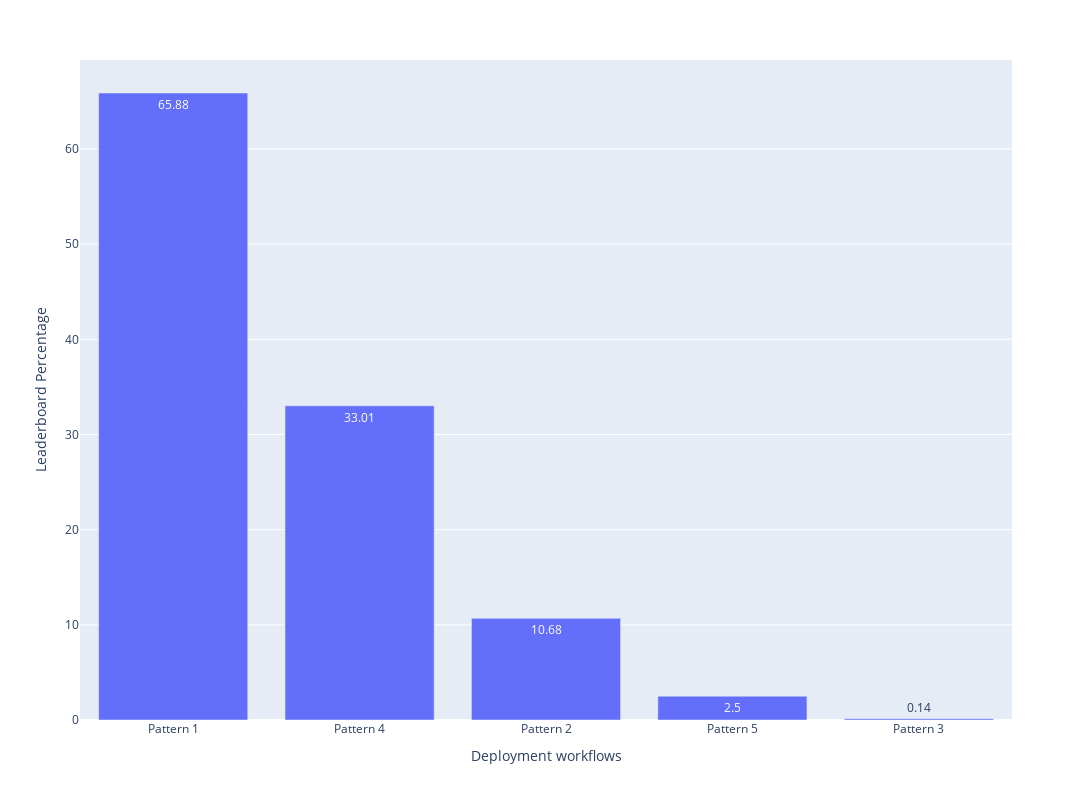

This figure's notebook cell:
### Code cell
df = pd.read_csv(path_meta / "leaderboard_processed.csv")
df["Development workflows"] = df["Development workflows"].apply(ast.literal_eval)

# df = df[df['Development workflows'].map(len) > 0]
df_workflow = df.explode("Development workflows")
df_workflow = (
    df_workflow.groupby("Development workflows").size().reset_index(name="Frequency")
)
df_workflow["Development workflows"] = df_workflow["Development workflows"].apply(
    lambda x: f"Pattern {x}" if x != "Unknown" else x
)
df_workflow.sort_values(by="Frequency", ascending=False, inplace=True)
df_workflow["Weight"] = 1

print(
    f"{df_workflow['Development workflows'].iloc[0]} is the most prevalent ({df_workflow['Frequency'].iloc[0]} out of {len(df)}) workflow patterns that accounts for {round(df_workflow['Frequency'].iloc[0]/len(df)*100,2)}%."
)
df_pwc = df[df["Platforms"].str.contains("pwc")]
print(
    f"There are {round(len(df[df['Development workflows'].map(len) > 1])/len(df)*100,2)}% ({len(df[df['Development workflows'].map(len) > 1])} out of {len(df)}) non-PWC leaderboards with multiple workflow patterns."
)
print(
    f'In {df_workflow["Development workflows"].iloc[0]}, {round(len(df_pwc)/df_workflow["Frequency"].iloc[0]*100,2)}% ({len(df_pwc)} out of {df_workflow["Frequency"].iloc[0]}) of the leaderboards are hosted on Papers With Code.'
)

statistics = {
    "Distribution": "Leaderboards across Workflow Patterns",
    "Mean": np.mean(df_workflow["Frequency"]),
    "Median": np.median(df_workflow["Frequency"]),
    "IQR": df_workflow["Frequency"].quantile(0.75)
    - df_workflow["Frequency"].quantile(0.25),
    "Gini Coefficient": ineqpy.inequality.gini(
        data=df_workflow[df_workflow["Development workflows"] != "Unknown"],
        income="Frequency",
        weights="Weight",
    ),
}
if os.path.exists(path_meta / "leaderboard_statistics.csv"):
    df_statistics = pd.read_csv(path_meta / "leaderboard_statistics.csv")
else:
    df_statistics = pd.DataFrame()
df_statistics = pd.concat(
    [df_statistics, pd.DataFrame([statistics])], ignore_index=True
)
df_statistics.drop_duplicates(subset=["Distribution"], keep="last", inplace=True)
df_statistics.sort_values(by="Distribution", inplace=True)
df_statistics.to_csv(path_meta / "leaderboard_statistics.csv", index=False)

df_workflow = df_workflow[df_workflow["Development workflows"] != "Unknown"]
df_workflow["Ratio"] = round(df_workflow["Frequency"] / len(df) * 100, 2)
fig = px.bar(
    x=df_workflow["Development workflows"],
    y=df_workflow["Ratio"],
    text_auto=True,
    labels={"x": "Deployment workflows", "y": "Leaderboard Percentage"},
)
fig.update_layout(
    width=1200,  # Set the width of the figure
    height=800,  # Set the height of the figure
)
fig.show()

### Figure 1 — Plotly figure (JSON) as saved in the notebook; plotly's stock layout.template omitted (floating-point values rounded to 4 significant figures)
{"data": [{"alignmentgroup": "True", "hovertemplate": "Deployment workflows=%{x}<br>Leaderboard Percentage=%{y}<extra></extra>", "legendgroup": "", "marker": {"color": "#636efa", "pattern": {"shape": ""}}, "name": "", "offsetgroup": "", "orientation": "v", "showlegend": false, "textposition": "auto", "texttemplate": "%{y}", "type": "bar", "x": ["Pattern 1", "Pattern 4", "Pattern 2", "Pattern 5", "Pattern 3"], "xaxis": "x", "y": [65.88, 33.01, 10.68, 2.5, 0.14], "yaxis": "y"}], "layout": {"barmode": "relative", "height": 800, "legend": {"tracegroupgap": 0}, "margin": {"t": 60}, "width": 1200, "xaxis": {"anchor": "y", "domain": [0, 1], "title": {"text": "Deployment workflows"}}, "yaxis": {"anchor": "x", "domain": [0, 1], "title": {"text": "Leaderboard Percentage"}}}}
